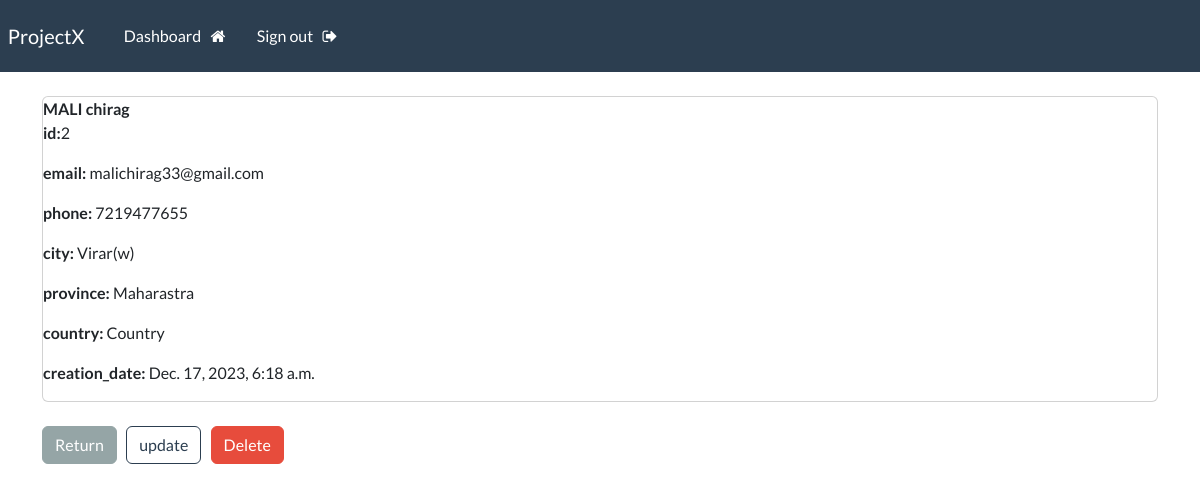
/view-record/2 (signed in), run on the app's committed database.
### Student/models.py (models this page shows, shortened)
class Record(models.Model):
    creation_date = models.DateTimeField(auto_now_add=True)
    first_name = models.CharField(max_length=300)
    last_name = models.CharField(max_length=100)
    email = models.EmailField(max_length=100)
    phone = models.CharField(max_length=10)
    address = models.TextField(max_length=200)
    city = models.CharField(max_length=30)
    province = models.CharField(max_length=100)
    country = models.CharField(max_length=100)

### Student/views.py (the view)
# urls.py: path('view-record/<int:pk>', views.view_record,name='view-record'),
@login_required(login_url='my-login')
def view_record(request,pk):
    all_record = Record.objects.get(id=pk)
    context={'record':all_record}
    return render(request, 'Student/view-record.html',context=context)

### Student/templates/Student/view-record.html (shortened to what this page needs)
{% extends 'Student/base.html' %}
{% block content %}
    <div class="card">
        <Strong>
            {{record.last_name|upper}}
            {{record.first_name}}
        </Strong>
        <div>
            <p><strong>id:</strong>{{record.id}}</p>
            <p><strong>email: </strong>{{record.email}}</p>
            <p><strong>phone: </strong>{{record.phone}}</p>
            <p><strong>city: </strong>{{record.city}}</p>
            <p><strong>province: </strong>{{record.province}}</p>
            <p><strong>country: </strong>{{record.country}}</p>
            <p><strong>creation_date: </strong>{{record.creation_date}}</p>
        </div>
    </div>
    <br>
    <a href="{% url 'dashboard' %} " class="btn btn-secondary">Return</a>
    <a href="{% url 'update-record' record.id %}" class="btn btn-outline-primary">update</a>
    <a href="{% url 'delete-record' record.id %}" class="btn btn-danger">Delete</a>
{% endblock %}

### data on the page
Record: last_name "MALI", first_name "chirag", id "2", email "malichirag33@gmail.com", phone "7219477655", city "Virar(w)", province "Maharastra", country "Country", creation_date "Dec. 17, 2023, 6:18 a.m."
